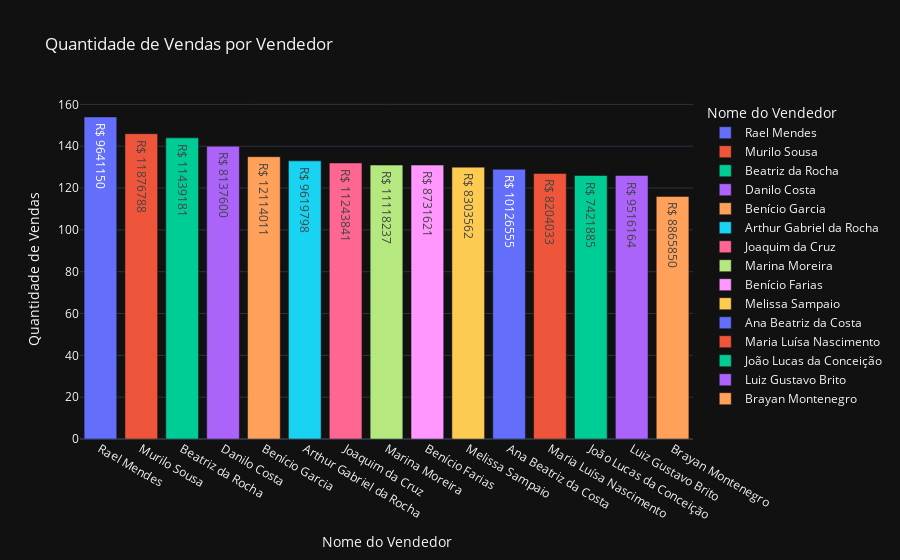

Notebook code cell kept with this figure:
### Code cell
# Criar um gráfico de barras para a quantidade de vendas por vendedor
fig_barras = px.bar(
    Vendedores_por_vendas,
    x='Nome_Vendedor',
    y='Quantidade_Vendas',
    title='Quantidade de Vendas por Vendedor',
    labels={'Nome_Vendedor': 'Nome do Vendedor', 'Quantidade_Vendas': 'Quantidade de Vendas'},
    color='Nome_Vendedor', # Opcional: colore as barras por nome do vendedor
    template='plotly_dark', # Define um tema para o gráfico
    text=' R$ ' + Vendedores_por_vendas['Valor_Total_Vendas'].astype(str) # Exibe o valor total de vendas em cada barra, formatado como moeda brasileira
    
)

fig_barras.show()

### Figure 1 — Plotly figure (JSON) as saved in the notebook; plotly's stock layout.template omitted (floating-point values rounded to 4 significant figures)
{"data": [{"alignmentgroup": "True", "hovertemplate": "Nome do Vendedor=%{x}<br>Quantidade de Vendas=%{y}<br>text=%{text}<extra></extra>", "legendgroup": "Rael Mendes", "marker": {"color": "#636efa", "pattern": {"shape": ""}}, "name": "Rael Mendes", "offsetgroup": "Rael Mendes", "orientation": "v", "showlegend": true, "text": [" R$ 9641150"], "textposition": "auto", "type": "bar", "x": ["Rael Mendes"], "xaxis": "x", "y": [154], "yaxis": "y"}, {"alignmentgroup": "True", "hovertemplate": "Nome do Vendedor=%{x}<br>Quantidade de Vendas=%{y}<br>text=%{text}<extra></extra>", "legendgroup": "Murilo Sousa", "marker": {"color": "#EF553B", "pattern": {"shape": ""}}, "name": "Murilo Sousa", "offsetgroup": "Murilo Sousa", "orientation": "v", "showlegend": true, "text": [" R$ 11876788"], "textposition": "auto", "type": "bar", "x": ["Murilo Sousa"], "xaxis": "x", "y": [146], "yaxis": "y"}, {"alignmentgroup": "True", "hovertemplate": "Nome do Vendedor=%{x}<br>Quantidade de Vendas=%{y}<br>text=%{text}<extra></extra>", "legendgroup": "Beatriz da Rocha", "marker": {"color": "#00cc96", "pattern": {"shape": ""}}, "name": "Beatriz da Rocha", "offsetgroup": "Beatriz da Rocha", "orientation": "v", "showlegend": true, "text": [" R$ 11439181"], "textposition": "auto", "type": "bar", "x": ["Beatriz da Rocha"], "xaxis": "x", "y": [144], "yaxis": "y"}, {"alignmentgroup": "True", "hovertemplate": "Nome do Vendedor=%{x}<br>Quantidade de Vendas=%{y}<br>text=%{text}<extra></extra>", "legendgroup": "Danilo Costa", "marker": {"color": "#ab63fa", "pattern": {"shape": ""}}, "name": "Danilo Costa", "offsetgroup": "Danilo Costa", "orientation": "v", "showlegend": true, "text": [" R$ 8137600"], "textposition": "auto", "type": "bar", "x": ["Danilo Costa"], "xaxis": "x", "y": [140], "yaxis": "y"}, {"alignmentgroup": "True", "hovertemplate": "Nome do Vendedor=%{x}<br>Quantidade de Vendas=%{y}<br>text=%{text}<extra></extra>", "legendgroup": "Benício Garcia", "marker": {"color": "#FFA15A", "pattern": {"shape": ""}}, "name": "Benício Garcia", "offsetgroup": "Benício Garcia", "orientation": "v", "showlegend": true, "text": [" R$ 12114011"], "textposition": "auto", "type": "bar", "x": ["Benício Garcia"], "xaxis": "x", "y": [135], "yaxis": "y"}, {"alignmentgroup": "True", "hovertemplate": "Nome do Vendedor=%{x}<br>Quantidade de Vendas=%{y}<br>text=%{text}<extra></extra>", "legendgroup": "Arthur Gabriel da Rocha", "marker": {"color": "#19d3f3", "pattern": {"shape": ""}}, "name": "Arthur Gabriel da Rocha", "offsetgroup": "Arthur Gabriel da Rocha", "orientation": "v", "showlegend": true, "text": [" R$ 9619798"], "textposition": "auto", "type": "bar", "x": ["Arthur Gabriel da Rocha"], "xaxis": "x", "y": [133], "yaxis": "y"}, {"alignmentgroup": "True", "hovertemplate": "Nome do Vendedor=%{x}<br>Quantidade de Vendas=%{y}<br>text=%{text}<extra></extra>", "legendgroup": "Joaquim da Cruz", "marker": {"color": "#FF6692", "pattern": {"shape": ""}}, "name": "Joaquim da Cruz", "offsetgroup": "Joaquim da Cruz", "orientation": "v", "showlegend": true, "text": [" R$ 11243841"], "textposition": "auto", "type": "bar", "x": ["Joaquim da Cruz"], "xaxis": "x", "y": [132], "yaxis": "y"}, {"alignmentgroup": "True", "hovertemplate": "Nome do Vendedor=%{x}<br>Quantidade de Vendas=%{y}<br>text=%{text}<extra></extra>", "legendgroup": "Marina Moreira", "marker": {"color": "#B6E880", "pattern": {"shape": ""}}, "name": "Marina Moreira", "offsetgroup": "Marina Moreira", "orientation": "v", "showlegend": true, "text": [" R$ 11118237"], "textposition": "auto", "type": "bar", "x": ["Marina Moreira"], "xaxis": "x", "y": [131], "yaxis": "y"}, {"alignmentgroup": "True", "hovertemplate": "Nome do Vendedor=%{x}<br>Quantidade de Vendas=%{y}<br>text=%{text}<extra></extra>", "legendgroup": "Benício Farias", "marker": {"color": "#FF97FF", "pattern": {"shape": ""}}, "name": "Benício Farias", "offsetgroup": "Benício Farias", "orientation": "v", "showlegend": true, "text": [" R$ 8731621"], "textposition": "auto", "type": "bar", "x": ["Benício Farias"], "xaxis": "x", "y": [131], "yaxis": "y"}, {"alignmentgroup": "True", "hovertemplate": "Nome do Vendedor=%{x}<br>Quantidade de Vendas=%{y}<br>text=%{text}<extra></extra>", "legendgroup": "Melissa Sampaio", "marker": {"color": "#FECB52", "pattern": {"shape": ""}}, "name": "Melissa Sampaio", "offsetgroup": "Melissa Sampaio", "orientation": "v", "showlegend": true, "text": [" R$ 8303562"], "textposition": "auto", "type": "bar", "x": ["Melissa Sampaio"], "xaxis": "x", "y": [130], "yaxis": "y"}, {"alignmentgroup": "True", "hovertemplate": "Nome do Vendedor=%{x}<br>Quantidade de Vendas=%{y}<br>text=%{text}<extra></extra>", "legendgroup": "Ana Beatriz da Costa", "marker": {"color": "#636efa", "pattern": {"shape": ""}}, "name": "Ana Beatriz da Costa", "offsetgroup": "Ana Beatriz da Costa", "orientation": "v", "showlegend": true, "text": [" R$ 10126555"], "textposition": "auto", "type": "bar", "x": ["Ana Beatriz da Costa"], "xaxis": "x", "y": [129], "yaxis": "y"}, {"alignmentgroup": "True", "hovertemplate": "Nome do Vendedor=%{x}<br>Quantidade de Vendas=%{y}<br>text=%{text}<extra></extra>", "legendgroup": "Maria Luísa Nascimento", "marker": {"color": "#EF553B", "pattern": {"shape": ""}}, "name": "Maria Luísa Nascimento", "offsetgroup": "Maria Luísa Nascimento", "orientation": "v", "showlegend": true, "text": [" R$ 8204033"], "textposition": "auto", "type": "bar", "x": ["Maria Luísa Nascimento"], "xaxis": "x", "y": [127], "yaxis": "y"}, {"alignmentgroup": "True", "hovertemplate": "Nome do Vendedor=%{x}<br>Quantidade de Vendas=%{y}<br>text=%{text}<extra></extra>", "legendgroup": "João Lucas da Conceição", "marker": {"color": "#00cc96", "pattern": {"shape": ""}}, "name": "João Lucas da Conceição", "offsetgroup": "João Lucas da Conceição", "orientation": "v", "showlegend": true, "text": [" R$ 7421885"], "textposition": "auto", "type": "bar", "x": ["João Lucas da Conceição"], "xaxis": "x", "y": [126], "yaxis": "y"}, {"alignmentgroup": "True", "hovertemplate": "Nome do Vendedor=%{x}<br>Quantidade de Vendas=%{y}<br>text=%{text}<extra></extra>", "legendgroup": "Luiz Gustavo Brito", "marker": {"color": "#ab63fa", "pattern": {"shape": ""}}, "name": "Luiz Gustavo Brito", "offsetgroup": "Luiz Gustavo Brito", "orientation": "v", "showlegend": true, "text": [" R$ 9516164"], "textposition": "auto", "type": "bar", "x": ["Luiz Gustavo Brito"], "xaxis": "x", "y": [126], "yaxis": "y"}, {"alignmentgroup": "True", "hovertemplate": "Nome do Vendedor=%{x}<br>Quantidade de Vendas=%{y}<br>text=%{text}<extra></extra>", "legendgroup": "Brayan Montenegro", "marker": {"color": "#FFA15A", "pattern": {"shape": ""}}, "name": "Brayan Montenegro", "offsetgroup": "Brayan Montenegro", "orientation": "v", "showlegend": true, "text": [" R$ 8865850"], "textposition": "auto", "type": "bar", "x": ["Brayan Montenegro"], "xaxis": "x", "y": [116], "yaxis": "y"}], "layout": {"barmode": "relative", "legend": {"title": {"text": "Nome do Vendedor"}, "tracegroupgap": 0}, "title": {"text": "Quantidade de Vendas por Vendedor"}, "xaxis": {"anchor": "y", "categoryarray": ["Rael Mendes", "Murilo Sousa", "Beatriz da Rocha", "Danilo Costa", "Benício Garcia", "Arthur Gabriel da Rocha", "Joaquim da Cruz", "Marina Moreira", "Benício Farias", "Melissa Sampaio", "Ana Beatriz da Costa", "Maria Luísa Nascimento", "João Lucas da Conceição", "Luiz Gustavo Brito", "Brayan Montenegro"], "categoryorder": "array", "domain": [0, 1], "title": {"text": "Nome do Vendedor"}}, "yaxis": {"anchor": "x", "domain": [0, 1], "title": {"text": "Quantidade de Vendas"}}}}
